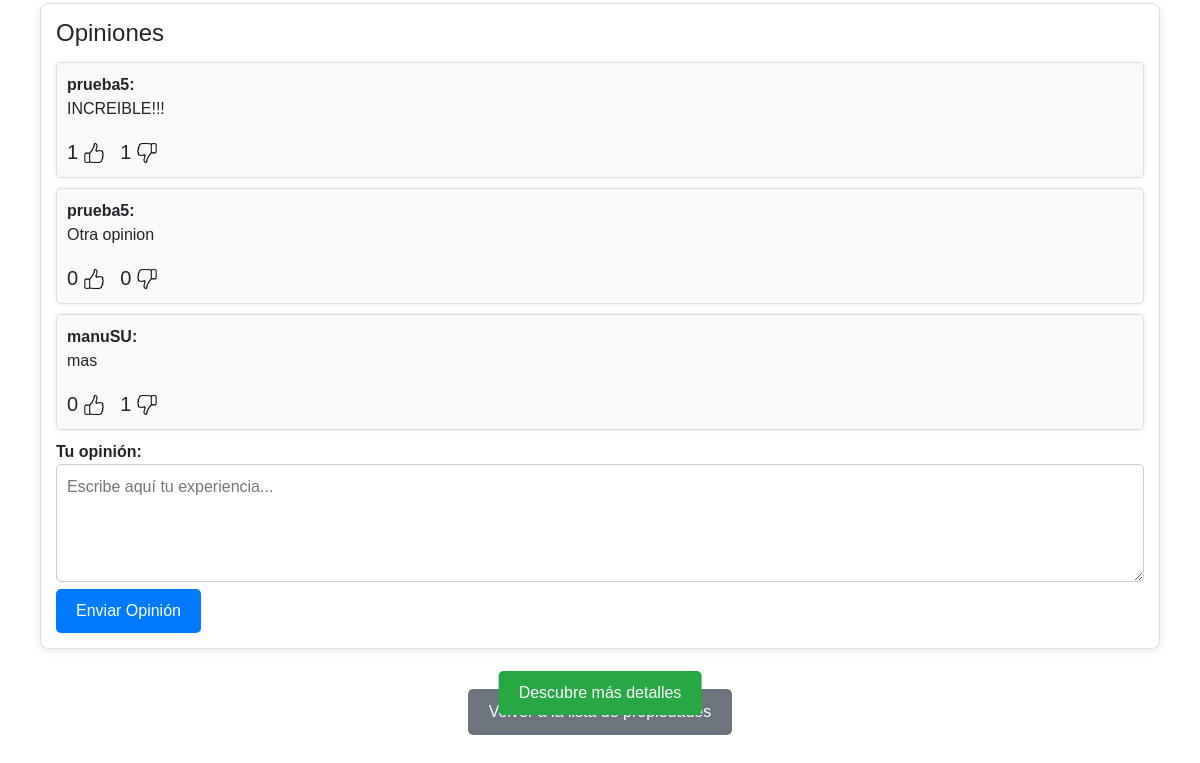
/propiedad/19/ (lower part), run on an earlier commit of the app's database.
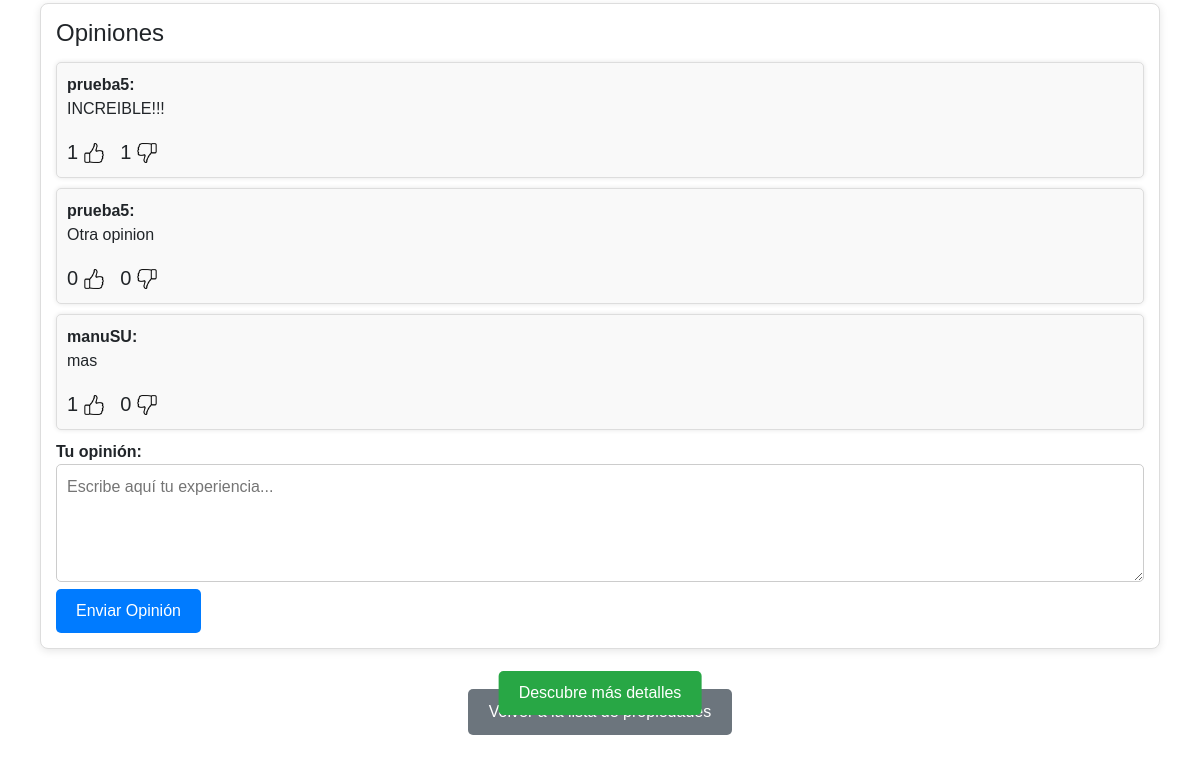
And on a later commit of the database.
### SimplexRentalisAPP/models.py (models this page shows, shortened)
class Opiniones(models.Model):
    id = models.AutoField(primary_key=True)
    propiedad = models.ForeignKey('Propiedades', on_delete=models.CASCADE)
    usuario = models.ForeignKey('User', on_delete=models.CASCADE)
    likes = models.PositiveIntegerField(default=0)  # Campo para "me gustas"
    dislikes = models.PositiveIntegerField(default=0)  # Campo para "no me gustas"
    comentario = models.TextField()

class User(AbstractUser):
    email = models.EmailField(unique=True, max_length=254)
    telefono = models.CharField(unique=True, max_length=15, blank=True, null=True)
    fecha_nacimiento = models.DateField(null=True, blank=True)
    genero = models.CharField(
        max_length=10,
        choices=[('masculino', 'Masculino'), ('femenino', 'Femenino'), ('otro', 'Otro')],
        blank=True,
        null=True
    )
    identidad_usuario = models.OneToOneField(
        'IdentidadUsuario',
        on_delete=models.SET_NULL,
        null=True,
        blank=True,
        related_name='usuario_asociado'
    )
    avatar = models.ImageField(
        upload_to='avatars/',
        null=True,
        blank=True,
        default='defaults/default_avatar.png'
    )
    es_propietario = models.BooleanField(default=False)
    ultimo_acceso = models.DateTimeField(null=True, blank=True)
    groups = models.ManyToManyField(
        'auth.Group',
        related_name='custom_user_groups',
        blank=True
    )
    user_permissions = models.ManyToManyField(
        'auth.Permission',
        related_name='custom_user_permissions',
        blank=True
    )
    def __str__(self):
        return f"{self.username}"

### SimplexRentalisAPP/views.py (the view)
# urls.py: path('propiedad/<int:pk>/', DetallePropiedadView.as_view(), name='propiedad_detallada'),
class DetallePropiedadView(DetailView):
    model = Propiedades
    template_name = 'SimplexRentalisAPP/propiedad_detallada.html'
    def get_context_data(self, **kwargs):
        context = super().get_context_data(**kwargs)
        propiedad = self.get_object()
        permite_opinar_sin_reserva = True  # Puedes cambiar a False para desactivar esta opción
        user_has_reservation = False  # Aquí deberías añadir la lógica real para comprobar la reserva del usuario
        context['imagen_portada'] = Galeria.objects.filter(propiedad=propiedad, portada=True).first()
        context['imagenes'] = Galeria.objects.filter(propiedad=propiedad)
        context['permite_opinar_sin_reserva'] = permite_opinar_sin_reserva
        context['user_has_reservation'] = user_has_reservation
        return context

### SimplexRentalisAPP/templates/SimplexRentalisAPP/propiedad_detallada.html (shortened to what this page needs)
{% extends 'base.html' %}
{% load static %}
{% block content %}
<div id="main-content" style="max-width: 1200px; margin: auto; font-family: Arial, sans-serif; padding: 20px;">
    <div class="explore-button" id="explore-button" style="position: fixed; bottom: 60px; left: 50%; transform: translateX(-50%); z-index: 1000;">
        <button onclick="scrollToDescription()" style="background-color: #28a745; color: white; border: none; padding: 10px 20px; font-size: 1em; cursor: pointer; border-radius: 5px;">
            Descubre más detalles
        </button>
    </div>
<div class="opiniones-container" style="margin-bottom: 40px;">
    <h3>Opiniones</h3>
    {% for opinion in propiedades.opiniones_set.all %}
        <div class="opinion" style="background-color: #f9f9f9; padding: 10px; margin-bottom: 10px; border-radius: 5px; box-shadow: 0 0 5px rgba(0, 0, 0, 0.1);" data-opinion-id="{{ opinion.id }}">
            <strong>{{ opinion.usuario }}:</strong>
            <p>{{ opinion.comentario }}</p>
            <div style="display: flex; align-items: center;">
                <div style="display: flex; align-items: center; margin-right: 10px;">
                    <span class="likes-count" style="font-size: 20px;">{{ opinion.likes }}</span>
                    <button type="button" class="like-btn" style="background: none; border: none; cursor: pointer;">
                        <img src="{% static 'defaults/like.png' %}" alt="Me gusta" style="width: 20px; height: 20px;">
                    </button>
                </div>
                <div style="display: flex; align-items: center;">
                    <span class="dislikes-count" style="font-size: 20px;">{{ opinion.dislikes }}</span>
                    <button type="button" class="dislike-btn" style="background: none; border: none; cursor: pointer;">
                        <img src="{% static 'defaults/like.png' %}" alt="No me gusta" style="width: 20px; height: 20px; transform: rotate(180deg);">
                    </button>
                </div>
            </div>
        </div>
    {% empty %}
        <p>No hay opiniones disponibles.</p>
    {% endfor %}
    {% if user_has_reservation or permite_opinar_sin_reserva %}
    <form action="{% url 'enviar_opinion' propiedades.id %}" method="post">
        <label for="comentario" style="font-weight: bold;">Tu opinión:</label>
        <textarea name="comentario" id="comentario" rows="4" style="width: 100%; padding: 10px; border: 1px solid #ccc; border-radius: 5px;" placeholder="Escribe aquí tu experiencia..."></textarea>
        <button type="submit" style="background-color: #007bff; color: white; border: none; padding: 10px 20px; font-size: 1em; border-radius: 5px; cursor: pointer;">
            Enviar Opinión
        </button>
    </form>
    {% else %}
        <p style="color: #6c757d; margin-top: 20px;">Para dejar una opinión, debes haber reservado esta propiedad y la fecha de inicio de tu estancia debe haber pasado.</p>
    {% endif %}
</div>
<div class="back-link" style="text-align: center;">
    <a href="{% url 'propiedades' %}" class="btn" style="background-color: #6c757d; color: white; padding: 10px 20px; text-decoration: none; border-radius: 5px;">Volver a la lista de propiedades</a>
</div>
</div>
{% endblock %}

What changed in the data, as far as the page shows it:
changed Opiniones "mas": likes "0" → "1"; dislikes "1" → "0"
